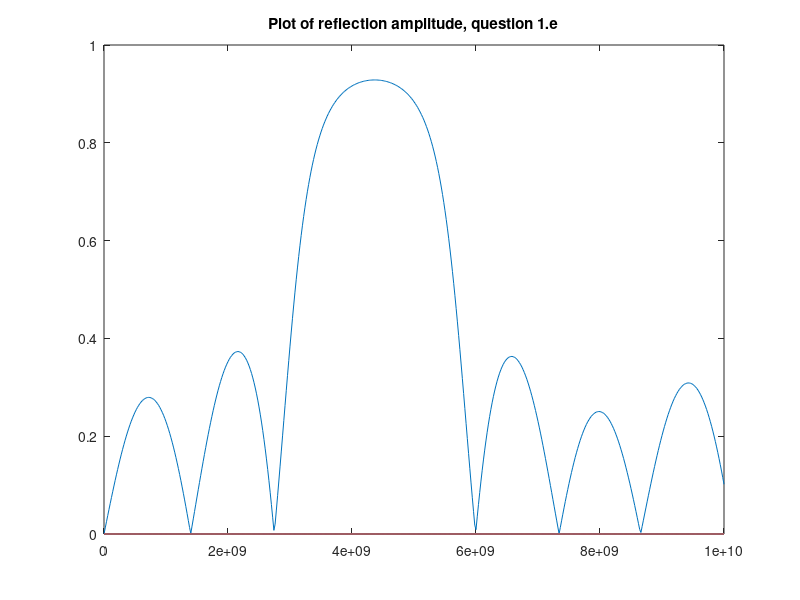

Here is the MATLAB script that generated this plot:
clear; close all;
freq =0:0.02e9:10e9;
nb = 377/sqrt(3);
na = 377;

reCoefficient1 = 0.267949;
betaB = 5.777e-9;
betaA = 3.333e-9;
impedenceB1 = zeros(length(freq));
impedenceB2 = zeros(length(freq));

impedenceA = zeros(length(freq));
reCoefficient2 = zeros(length(freq));
reCoefficient3 = zeros(length(freq));
reCoefficient4 = zeros(length(freq));
for k=1: length(freq)
    impedenceB1(k) = nb .* (1+reCoefficient1.*exp(-2j.*betaB.*(2*pi).*freq(k).*0.01))./(1-reCoefficient1.*exp(-2j.*betaB.*(2*pi).*freq(k).*0.01));
    reCoefficient2(k) = (impedenceB1(k) - na)/(impedenceB1(k) + na);
    impedenceA(k) = na .* (1+reCoefficient2(k).*exp(-2j.*betaA.*(2*pi).*freq(k).*0.017))./(1-reCoefficient2(k).*exp(-2j.*betaA.*(2*pi).*freq(k).*0.017));
    reCoefficient3(k) = (impedenceA(k) - nb)/(impedenceA(k) + nb);
    impedenceB2(k) = nb .* (1+reCoefficient3(k).*exp(-2j.*betaB.*(2*pi).*freq(k).*0.01))./(1-reCoefficient3(k).*exp(-2j.*betaB.*(2*pi).*freq(k).*0.01));
    reCoefficient4(k) = (impedenceB2(k) - na)/(impedenceB2(k) + na);
    
    % from this point we are adding a additional AB layer on to ABABA
    % structure in Question d
    impedenceA(k) = na .* (1+reCoefficient4(k).*exp(-2j.*betaA.*(2*pi).*freq(k).*0.017))./(1-reCoefficient4(k).*exp(-2j.*betaA.*(2*pi).*freq(k).*0.017));
    reCoefficient3(k) = (impedenceA(k) - nb)/(impedenceA(k) + nb);
    impedenceB2(k) = nb .* (1+reCoefficient3(k).*exp(-2j.*betaB.*(2*pi).*freq(k).*0.01))./(1-reCoefficient3(k).*exp(-2j.*betaB.*(2*pi).*freq(k).*0.01));
    reCoefficient4(k) = abs((impedenceB2(k) - na)/(impedenceB2(k) + na));
end
plot(freq,reCoefficient4)
title('Plot of reflection amplitude, question 1.e')